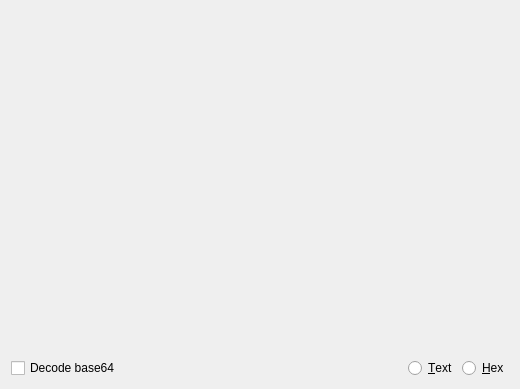
<?xml version="1.0" encoding="UTF-8"?>
<ui version="4.0">
 <class>ValueViewWidget</class>
 <widget class="QWidget" name="Form">
  <property name="geometry">
   <rect>
    <x>0</x>
    <y>0</y>
    <width>520</width>
    <height>389</height>
   </rect>
  </property>
  <property name="windowTitle">
   <string>Form</string>
  </property>
  <layout class="QVBoxLayout" name="verticalLayout_2">
   <item>
    <widget class="QStackedWidget" name="stackedWidget">
     <property name="currentIndex">
      <number>0</number>
     </property>
    </widget>
   </item>
   <item>
    <layout class="QHBoxLayout" name="horizontalLayout">
     <item>
      <widget class="QCheckBox" name="decodeb64">
       <property name="text">
        <string>Decode base64</string>
       </property>
      </widget>
     </item>
     <item>
      <spacer name="horizontalSpacer">
       <property name="orientation">
        <enum>Qt::Horizontal</enum>
       </property>
       <property name="sizeHint" stdset="0">
        <size>
         <width>40</width>
         <height>20</height>
        </size>
       </property>
      </spacer>
     </item>
     <item>
      <widget class="QRadioButton" name="modeText">
       <property name="text">
        <string>&amp;Text</string>
       </property>
      </widget>
     </item>
     <item>
      <widget class="QRadioButton" name="modeHex">
       <property name="text">
        <string>&amp;Hex</string>
       </property>
      </widget>
     </item>
    </layout>
   </item>
  </layout>
 </widget>
 <resources/>
 <connections/>
</ui>
